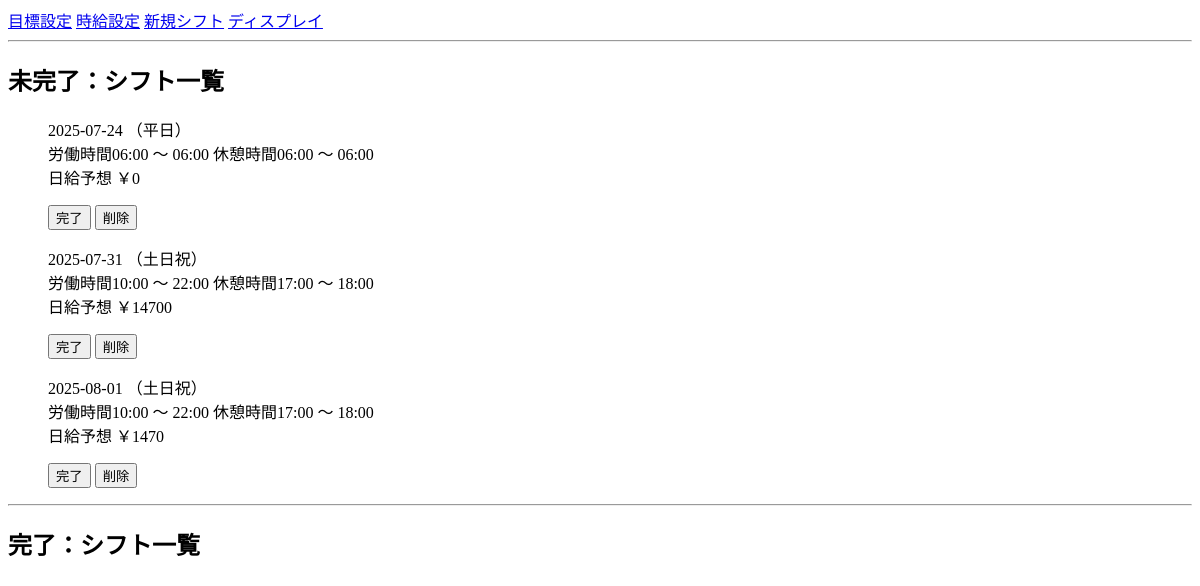
Before: / with the older database file.
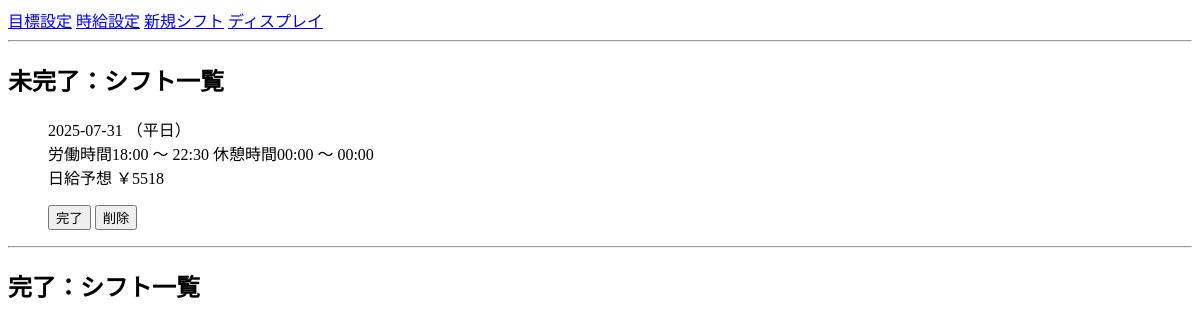
After: the same page with the newer database file.
### app.py (models this page shows, shortened)
class Shift(db.Model):
   __tablename__ = 'shift'
   ShiftID = db.Column(db.Integer, primary_key=True, autoincrement=True)
   ShiftDay = db.Column(db.Date, nullable=False)
   StartTime = db.Column(db.Float, nullable=False)
   EndTime = db.Column(db.Float, nullable=False)
   BreakStartTime = db.Column(db.Float, nullable=False)
   BreakEndTime = db.Column(db.Float, nullable=False)
   DayType = db.Column(db.Integer, db.ForeignKey('hourly_wage.DayType'), nullable=False)
   DailyWage = db.Column(db.Integer,nullable=False)
   Complete = db.Column(db.Boolean, default=False, nullable=False)

### app.py (the view)
@app.route('/')
def home():
    uncompleted_shifts  = Shift.query.filter_by(Complete = False).order_by(Shift.ShiftDay.asc()).all()
    completed_shifts  = Shift.query.filter_by(Complete=True).order_by(Shift.ShiftDay.asc()).all()
    setting = Setting.query.first()
    no_setting = (setting is None)
    wage_setting = HourlyWage.query.first()
    wage_setting = (wage_setting is None)
    return render_template('home.html', uncompleted_shifts=uncompleted_shifts, completed_shifts=completed_shifts,no_setting=no_setting,wage_setting=wage_setting)

### app.py (called while the page is built)
def float_to_time_str(f):
    hour = int(f)
    minute = int((f - hour) * 60)
    return f"{hour:02d}:{minute:02d}"

### templates/home.html (shortened to what this page needs)
<!DOCTYPE html>
<html>
<head>
    <link rel="stylesheet" type="text/css" href="{{ url_for('static', filename='style.css') }}">
</head>
<body>
    <div class="container">
        <a href="{{ url_for('setting') }}" class="button">目標設定</a>
        <a href="{{ url_for('wage_setting') }}" class="button">時給設定</a>
        <a href="{{ url_for('new_shift') }}" class="button">新規シフト</a>
        <a href="{{ url_for('display') }}" class="button">ディスプレイ</a>
        <hr>
        <h2 class="no-complete">未完了：シフト一覧</h2>
        <ul>
            {% for shift in uncompleted_shifts %}
            <div>
                <p>{{ shift.ShiftDay }}  {% if shift.DayType == 0 %}（平日）{% else %}（土日祝）{% endif %}  <br>
                    労働時間{{ shift.StartTime|time_str }} 〜 {{ shift.EndTime|time_str }}  休憩時間{{ shift.BreakStartTime|time_str }} 〜 {{ shift.BreakEndTime|time_str }} <br>
                    日給予想 ￥{{ shift.DailyWage }}
                </p>
                <form method="post" action="{{ url_for('complete_shift', shift_id=shift.ShiftID) }}" style="display:inline;">
                    <button type="submit" class="complete-button">完了</button>
                </form>
                <form method="post" action="{{ url_for('delete_shift', shift_id=shift.ShiftID) }}" style="display:inline;">
                    <button type="submit" class="delete-button">削除</button>
                </form>
            </div>
            {% endfor %}
        </ul>
        <hr>
        <h2 class="complete">完了：シフト一覧</h2>
    </div>
</body>
</html>

Changed rows visible on the page:
removed Shift: ShiftDay "2025-07-24", shows "（平日）", StartTime "06:00", EndTime "06:00", BreakStartTime "06:00", BreakEndTime "06:00", DailyWage "0"
removed Shift: ShiftDay "2025-08-01", shows "（土日祝）", StartTime "10:00", EndTime "22:00", BreakStartTime "17:00", BreakEndTime "18:00", DailyWage "1470"
changed Shift: StartTime "10:00" → "18:00"; EndTime "22:00" → "22:30"; BreakStartTime "17:00" → "00:00"; BreakEndTime "18:00" → "00:00"; DailyWage "14700" → "5518"; DayType "（土日祝）" → "（平日）"
